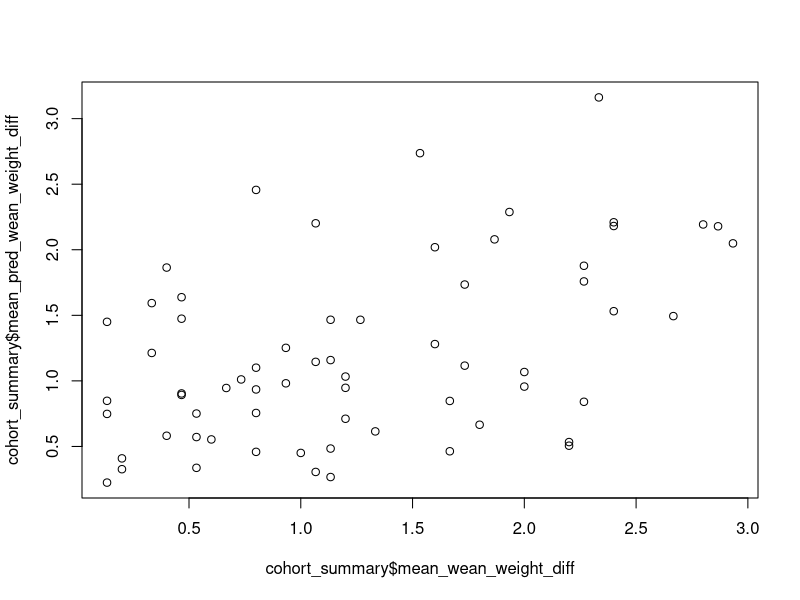

Reproduce this figure in R.
# Libraries ----
library(tidyverse) 

# Paths ----
setwd("~/Dropbox (Personal)/UWyo/Projects/SocialHierarchy/Fall25_SDH/SDH/data/")

# ==================================================
# Load ----
# ==================================================

md <- read.csv("SDH_Cohorts - Mice.csv", stringsAsFactors = TRUE)
bw <- read.csv("predicted_weights.csv",  stringsAsFactors = TRUE)
tc <- read.csv("testes_clean.csv",       stringsAsFactors = TRUE)

# ==================================================
# Standardize dates ----
# ==================================================

to_date_mdy2 <- function(x) as.Date(as.character(x), format = "%m/%d/%y")

md <- md %>% mutate(DOB = to_date_mdy2(DOB), Sac_date = to_date_mdy2(Sac_date))
bw <- bw %>% mutate(DOB = to_date_mdy2(DOB))
tc <- tc %>% mutate(DOB = to_date_mdy2(DOB), Sac_date = to_date_mdy2(Sac_date))

# ==================================================
# Join metadata + weights + testes ----
# ==================================================

common_md_bw <- Reduce(intersect, list(names(md), names(bw)))

md_bw <- md %>%
  full_join(bw %>% select(-c(2:10)), by = common_md_bw)  # drop X28–X140

common_md_bw_tc <- Reduce(intersect, list(names(md_bw), names(tc)))

md_bw_tc <- md_bw %>% full_join(tc, by = common_md_bw_tc) %>% filter(!is.na(Experimenter))

# ==================================================
# Export ----
# ==================================================
write.csv(md_bw_tc, "meta_data.csv", row.names = FALSE)

# ---- Weaning statistics ----
df <- md_bw_tc %>%
  select(Cohort, MouseID, Treatment, Wean_age, Wean_weight, Pred_Wean_Weight, Wean_date) %>%
  mutate(Wean_date = as.Date(as.character(Wean_date), format = "%m/%d/%y"))

mean(df$Wean_age, na.rm = TRUE)
median(df$Wean_age, na.rm = TRUE)

mean_pairwise_diff <- function(x) {
  x <- na.omit(x)
  if (length(x) < 2) return(NA_real_)
  mean(abs(dist(x)))
}

cohort_summary <- df %>%
  group_by(Cohort, Treatment) %>%
  summarise(
    n_mice = dplyr::n(),
    same_wean_date = n_distinct(Wean_date, na.rm = TRUE) == 1,
    # Mean pairwise age difference
    mean_age_diff = mean_pairwise_diff(Wean_age),
    # Mean pairwise WEAN weight difference
    mean_wean_weight_diff = mean_pairwise_diff(Wean_weight),
    # Mean pairwise PREDICTED weight difference
    mean_pred_wean_weight_diff = mean_pairwise_diff(Pred_Wean_Weight),
    .groups = "drop"
  )

plot(cohort_summary$mean_wean_weight_diff, cohort_summary$mean_pred_wean_weight_diff)

col_means <- cohort_summary %>% summarise(across(where(is.numeric), ~ mean(.x, na.rm = TRUE)))
